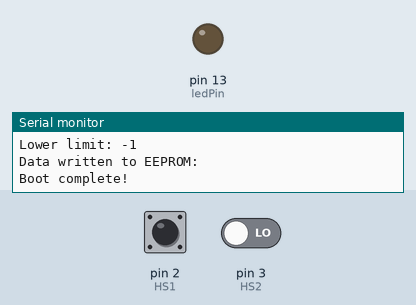
This program was run on a simulated Arduino Pro Mini, built with avr-gcc and run on an emulated ATmega328P. Shown: output pins drawn as LEDs (lit = HIGH), the last lines printed to the serial monitor. The test bench sets the inputs (shaded band); at power-on: pin 2 (HS1) LOW, pin 3 (HS2) LOW. EEPROM starts erased.

Above: at 1.2 s.
1.3 s: pin 2 (HS1) pulsed HIGH 2 times (0.12 s each, 0.3 s apart)
At 4.4 s:
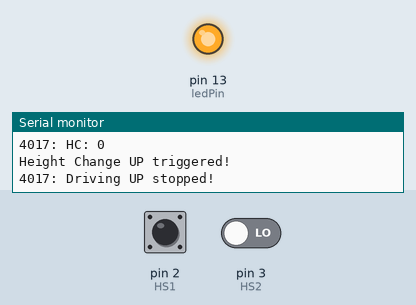
4.9 s: pin 2 (HS1) driven HIGH
At 5.4 s:
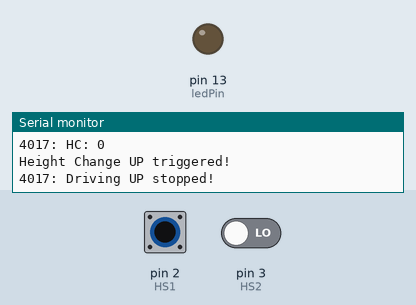
Timing chart, 0 to 7.9 s (numbered marks = the images above; inputs shaded):
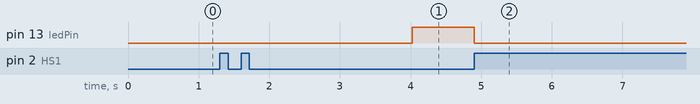

The program:

main.cpp
```cpp
#include <Arduino.h>
#include <SoftwareSerial.h>
#include <EEPROM.h>


#define RxD 10
#define TxD 11
#define HS1 2 // UP
#define HS2 3 // DOWN
#define HS3 4
#define HS4 5
#define lowerMaximum 65
#define upperMaximum 130
#define ledPin 13


// Define the virtual serial port characteristics
const int baudRate = 1000;
const int dataBits = 8;
const int stopBits = 1;
const int inverted = true; // Set this to true if the bits are inverted
const int bufferSize = 3;
const int lowerMaximumAddress = 0x00;
const int upperMaximumAddress = 0x02;


// Define timing variables
const long interval = 300; // ms, interval in which the height change should be checked
const int startupDelay = 2000; // amount of time which should be waited after begin driving the desk

volatile bool buttonStateUp = 0;
volatile bool buttonStateDown = 0;
bool hasWaited = false;
volatile int drivingDirection = 0; // 0=standstill, 1=down, 2=up
unsigned long previousMillis = 0;
unsigned long startTime = 0;
unsigned long timestamp = 0;

int circularBuffer[bufferSize];
int deskHeight = 90;
int previousHeight = 0;
int upperLimit = 0;
int lowerLimit = 0;

void edgeChangeUp();
void edgeChangeDown();
// void stopDriving();
void stopDriving();
void driveDown();
void driveUp();
void reprogramLimit();
SoftwareSerial mySerial(RxD, TxD, inverted); // RX, TX

void setup()
{
  pinMode(RxD, INPUT_PULLUP);// Start the virtual serial port
  pinMode(HS1, INPUT);
  pinMode(HS2, INPUT);
  pinMode(ledPin, OUTPUT);
  mySerial.begin(baudRate);
  Serial.begin(115200); // Start the hardware serial port for debugging

  EEPROM.get(upperMaximumAddress, upperLimit);
  EEPROM.get(lowerMaximumAddress, lowerLimit);
  Serial.print("Upper limit: ");
  Serial.println(upperLimit);
  Serial.print("Lower limit: ");
  Serial.println(lowerLimit);
  if(upperLimit>upperMaximum||upperLimit<lowerLimit||lowerLimit<lowerMaximum||lowerLimit==upperLimit) // validity check
  {
    upperLimit = 115;
    lowerLimit = 78;
    EEPROM.put(lowerMaximumAddress, lowerLimit);
    EEPROM.put(upperMaximumAddress, upperLimit);
    Serial.println("Data written to EEPROM: ");
  }
  // pinMode(HS1, OUTPUT);
  // digitalWrite(HS1, HIGH);
  // delay(50);
  // digitalWrite(HS1, LOW);
  // pinMode(HS1, INPUT);
  attachInterrupt(digitalPinToInterrupt(HS1), edgeChangeUp, CHANGE);
  attachInterrupt(digitalPinToInterrupt(HS2), edgeChangeDown, CHANGE);
  Serial.println("Boot complete!");
}

void loop()
{
  if (mySerial.available() > 0) // Read data from the virtual serial port
  {
    for (int i = 0; i < bufferSize - 1; i++) // Left shift buffer
    {
      circularBuffer[i] = circularBuffer[i + 1];
    }
    circularBuffer[bufferSize - 1] = mySerial.read();
    if (circularBuffer[0] == 1 && circularBuffer[1] == 0)
    {
      if (circularBuffer[2] >= lowerMaximum && circularBuffer[2] <= upperMaximum)
      {
        deskHeight = circularBuffer[2];
      }
      Serial.print(millis());
      Serial.print(": ");
      Serial.println(circularBuffer[2]);
    }
  }

  if (deskHeight >= (upperLimit - 1) && drivingDirection == 2) // upper height limit
  {
    stopDriving();
  }
  if (deskHeight <= (lowerLimit + 1) && drivingDirection == 1) // lower height limit
  {
    stopDriving();
  }

  if (drivingDirection != 0)
  {
    if (!hasWaited)
    {
      Serial.print(millis());
      Serial.print(": ");
      Serial.println("Waiting!");
      startTime = millis(); // Initialize the start time when waiting begins
      hasWaited = true;     // Set the flag to indicate that waiting has occurred
      drivingDirection == 1 ? previousHeight=upperMaximum : previousHeight=0;
      // if (drivingDirection == 1){
      //     previousHeight=upperMaximum;
      // }

    }
    if (millis() - startTime >= startupDelay) // wait after starting driving, as height info takes time to arrive and motor has slow start
    {
      unsigned long currentMillis = millis();
      if (currentMillis - previousMillis >= interval)
      {
      int heightChange = deskHeight - previousHeight; // Calculate height change during the interval
      Serial.print(millis());
      Serial.print(": HC: ");
      Serial.println(heightChange);
        previousMillis = currentMillis;                      // Update the previousMillis for the next interval
        previousHeight = deskHeight;                         // Update the previousSpeed for the next interval
        if ((heightChange >= 0 && drivingDirection == 1)||(heightChange <= 0 && drivingDirection == 2)) // 0=standstill, 1=down, 2=up
        {
            digitalWrite(ledPin, HIGH);
            Serial.print("Height Change ");
            Serial.print(((drivingDirection==2) ? "UP" : "DOWN"));
            Serial.println(" triggered!");
            stopDriving();
          }
          // else if (heightChange <= 0 && drivingDirection == 2)
          // {
          //   digitalWrite(ledPin, HIGH);
          //   Serial.println("Height Change Up triggered!");
          //   stopDriving();
          // }
        }
      }
    // }
  }
}

void edgeChangeUp()
{
  // Serial.print(millis());
  // Serial.print(": ");
  // Serial.print("INT up triggered!: ");
  int currentState = digitalRead(HS1); // Read the current state of the pin
  // Serial.println(currentState);
  if (currentState == HIGH && buttonStateUp == 0)
  {
    buttonStateUp = 1;
    digitalWrite(ledPin, LOW);
    if (buttonStateDown == 1)
    {
      reprogramLimit();
      buttonStateUp = 0;
    }
  }
  else if (currentState == LOW && buttonStateUp == 1 && ((millis() - timestamp) < 500))
  {
    buttonStateUp = 0;
    Serial.print(millis());
    Serial.print(": ");
    Serial.println("Button UP doubleclicked!");
    driveUp();
  }
  else if (currentState == LOW && buttonStateUp == 1)
  {
    buttonStateUp = 0;
    timestamp = millis();
  }
  delay(10);
}

void edgeChangeDown()
{
  // Serial.print("INT down triggered!: ");
  int currentState = digitalRead(HS2); // Read the current state of the pin
  // Serial.println(currentState);
  if (currentState == HIGH && buttonStateDown == 0)
  {
    buttonStateDown = 1;
    digitalWrite(ledPin, LOW);
    if (buttonStateUp == 1)
    {
      reprogramLimit();
      buttonStateDown = 0;
    }
  }
  else if (currentState == LOW && buttonStateDown == 1 && ((millis() - timestamp) < 500))
  {
    buttonStateDown = 0;
    Serial.print(millis());
    Serial.print(": ");
    Serial.println("Button DOWN doubleclicked!");
    driveDown();
  }
  else if (currentState == LOW && buttonStateDown == 1)
  {
    buttonStateDown = 0;
    timestamp = millis();
  }
  delay(10);
}

void stopDriving()
{
  pinMode(HS1, OUTPUT);
  pinMode(HS2, OUTPUT);
  digitalWrite(HS1, LOW);
  digitalWrite(HS2, LOW);
  Serial.print(millis());
  Serial.print(": ");
  Serial.print("Driving ");
  Serial.print(((drivingDirection==2) ? "UP" : "DOWN"));
  Serial.println(" stopped!");
  pinMode(HS1, INPUT);
  pinMode(HS2, INPUT);
  // delay(100);
  attachInterrupt(digitalPinToInterrupt(HS1), edgeChangeUp, CHANGE);
  attachInterrupt(digitalPinToInterrupt(HS2), edgeChangeDown, CHANGE);
  hasWaited = false;
  drivingDirection = 0; // 0=standstill, 1=down, 2=up
}
// void stopDriving()
// {
//   // pinMode(HS1, OUTPUT);
//   // pinMode(HS2, OUTPUT);
//   // digitalWrite(HS1, LOW);
//   // digitalWrite(HS2, LOW);
//   // Serial.println("Driving UP stopped!");
//   // pinMode(HS1, INPUT);
//   // pinMode(HS2, INPUT);
//   // attachInterrupt(digitalPinToInterrupt(HS1), edgeChangeUp, CHANGE);
//   // attachInterrupt(digitalPinToInterrupt(HS2), edgeChangeDown, CHANGE);
//   // hasWaited = false;
//   // drivingDirection = 0; // 0=standstill, 1=down, 2=up
//   // doubleClickUpDetected = false;
//   // doubleClickDownDetected = false;
// }
void driveUp()
{
    drivingDirection = 2;
    detachInterrupt(digitalPinToInterrupt(HS1));
    detachInterrupt(digitalPinToInterrupt(HS2));
    Serial.print(millis());
    Serial.print(": ");
    Serial.println("Driving Up!");
    pinMode(HS1, OUTPUT);
    digitalWrite(HS1, HIGH);
}
void driveDown()
{
    drivingDirection = 1; // 0=standstill, 1=down, 2=up
    detachInterrupt(digitalPinToInterrupt(HS1));
    detachInterrupt(digitalPinToInterrupt(HS2));
    Serial.print(millis());
    Serial.print(": ");
    Serial.println("Driving Down!");
    pinMode(HS2, OUTPUT);
    digitalWrite(HS2, HIGH);
}
void reprogramLimit()
{
  if (deskHeight>=((upperLimit+lowerLimit)/2))
  {
    upperLimit=deskHeight;
    EEPROM.put(upperMaximumAddress, upperLimit);
    Serial.print(millis());
    Serial.print(": ");
    Serial.print("New upper limit: ");
    Serial.println(upperLimit);
  }
  else if(deskHeight<((upperLimit+lowerLimit)/2))
  {
    lowerLimit=deskHeight;
    EEPROM.put(lowerMaximumAddress, lowerLimit);
    Serial.print(millis());
    Serial.print(": ");
    Serial.print("New lower limit: ");
    Serial.println(lowerLimit);
  }
}
```

Measured:
- after the input at 1.3 s, pin 13 (ledPin): LOW → HIGH after 2.7 s
- after the input at 4.9 s, pin 13 (ledPin): HIGH → LOW at once
